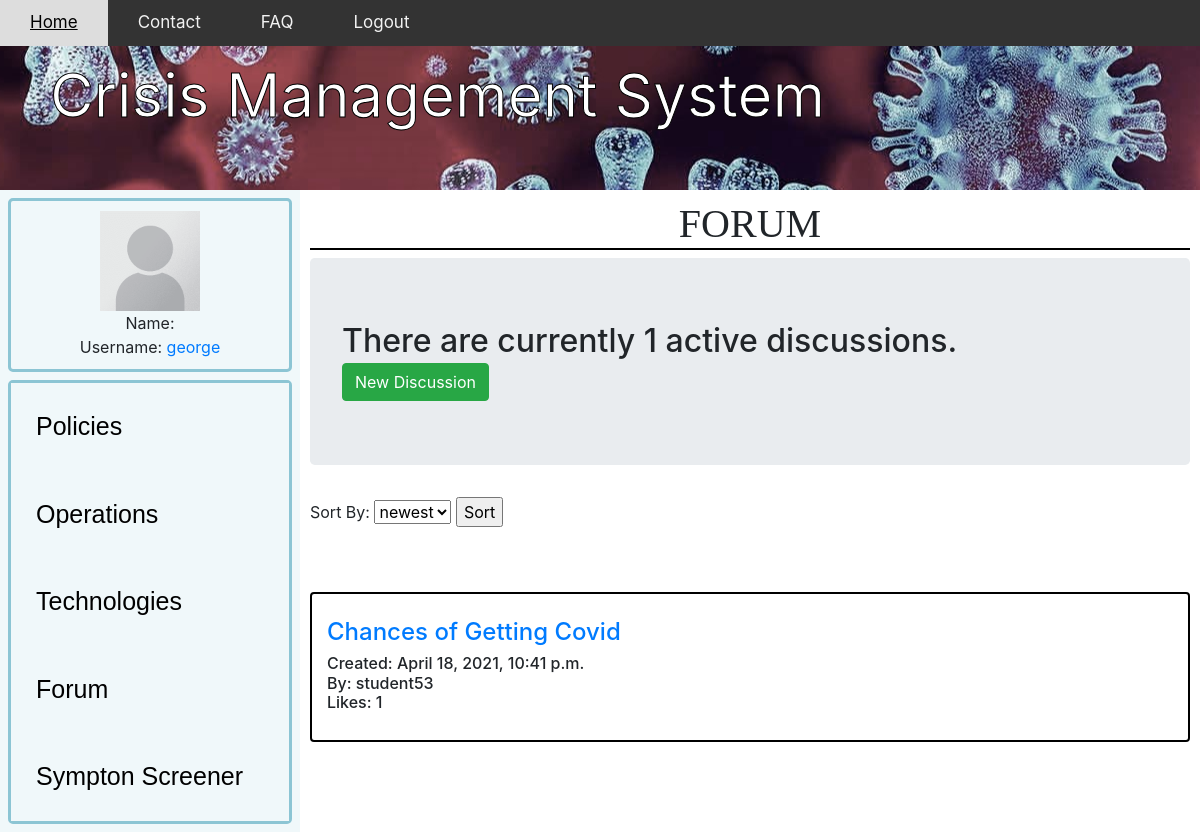
Screenshot of /forumHome/ (signed in) with the database file from the repository.
### app/models.py (models this page shows, shortened)
class forum(models.Model):
    name=models.CharField(max_length=200,default="anonymous" )
    topic= models.CharField(max_length=300, unique=True)
    section = models.CharField(max_length=12)
    description = models.CharField(max_length=1000,blank=True)
    date_created=models.DateTimeField(auto_now_add=True,null=True)
    likeCount = models.IntegerField(default=0)
    dislikeCount = models.IntegerField(default=0)
    forumLikes = models.ManyToManyField(User, related_name='forum')
    UserIsHealthExpert = models.BooleanField(default=False)
    UserIsTechExpert = models.BooleanField(default=False)
    def totalLikes(self):
        return self.forumLikes.count()

### app/views.py (the view)
# urls.py: path('forumHome/',forumHome,name='forumHome'),
@login_required
def forumHome(request):
    forums=forum.objects.filter(section="Health")
    count=forums.count()
    discussions=[]
    discussionIndex = 0
    for i in forums:
        discussions.append(i.discussion_set.all())
        discussionIndex += 1
    context={'forums':forums,
              'count':count,
              'discussions':discussions,
              'discussionIndex': discussionIndex,
              }
    return render(request,'forumHome.html',context)

### app/templates/forumHome.html (shortened to what this page needs)
{% extends "app/base2.html" %}
{% load static %}
{% block content %}
<!DOCTYPE html>
<html lang="en">
<head>
    <body>
		<h1>{{section}} Forum</h1>
	</body>
    <link rel="stylesheet" href="https://stackpath.bootstrapcdn.com/bootstrap/4.5.0/css/bootstrap.min.css"0>
</head>
<body>
        <h2 class="jumbotron">
            There are currently {{count}} active {{section}} discussions.
            <div>
            <button onclick="location.href='{{request.path}}addInForum/'" class="btn btn-success">New Discussion</button>
            </div>
        </h2>
        <form method="POST" action='{{request.path}}'>
            <label for="sortBy">Sort By:</label>
            <select type="text" id="sortBy" name="sortBy">
                <option value="newest">newest</option>
            </select>
            <input type="submit" value="Sort">
        </form>
            <div class="card-columns" style="padding: 10px; margin: 20px;"></div>
            {% for forum in forums %}
                <div class="card box container">
                    <br>
                    <h6 class="card-title">
                        <a href='{% url 'forumDiscussion' forumName=forum.section forumTopic=forum.topic %}'><h4>{{forum.topic}}</h4></a>
                        <p>
                            Created: {{forum.date_created}}
                            <br>
                            By: {{forum.name}}
                            <br>
                            Likes: {{forum.totalLikes}}
                        </p>
                        </h6>
                </div>
            {% endfor %}
</body>
</html>
{%endblock%}

### app/templates/app/base2.html (shortened to what this page needs)
{% load static %}
<!DOCTYPE html>
<html>
	<head>
		<link rel="stylesheet" type="text/css" href="{% static 'css/main.css'%}">
	</head>
    <body>
        <div class="topnav" >
            <a class="active" href="#home" onclick="location.href='/'">Home</a>
            <a href="#contact" onclick="location.href='/contact'">Contact</a>
            <a href="#faq" onclick="location.href='/faq'">FAQ</a>
            {% if request.user.is_authenticated %}
            <a href="{% url 'logout' %}">Logout</a>
            {% else %}
            <a href="#Login" onclick="location.href='/accounts/login'">Login</a>
            {% endif %}
        </div>
        <header>Crisis Management System</header>
        <div class="homecolumn left" >
            <div class="homerow top" >
                <section>
                    {% if user.is_authenticated %}
                        <img src="{% static 'app/images/blank.png' %}" width="100" height="100">
                        <br>Name: {{ user.get_full_name }}
                        <br>Username: <a href="/userDiscussions/">{{ user.username }}</a>
                    {% else %}
                        <button onclick="location.href='/accounts/login'" class="button button1">Login</button>
                    {% endif %}
                </section>
            </div>
            <div class="homerow bottom" >
                <button onclick="location.href='/policies'" class="homebutton">
                    Policies</button>
                <button onclick="location.href='/operation'" class="homebutton">
                    Operations</button>
                <button onclick="location.href='/technologies'" class="homebutton">
                    Technologies</button>
                <button onclick="location.href='/forumMain'" class="homebutton">
                    Forum</button>
                <button onclick="location.href='/screener'" class="homebutton">
                    Sympton Screener</button>
            </div>
        </div>
        <div class="homecolumn right">
            <div class="homerow full">
                {% block content %}{% endblock %}
            </div>
        </div>
    </body>
</html>

### app/static/css/main.css (style rules this page uses)
.topnav { background-color: #333; overflow: hidden; position: fixed; width: 100%; z-index: 1; }
.topnav a { float: left; color: #f2f2f2; text-align: center; padding: 10px 30px; text-decoration: none; font-size: 17px; }
h1 { font-size: 32px; text-align: center; font-family: serif; font-weight: bold; text-transform: uppercase; }
h1:after { content:' '; display:block; border: 1px solid black; }
body { margin: 0; padding: 0; }
.homebutton { border: none; color: black; padding: 25px; text-align: left; font-size: 25px; font-family: 'Trebuchet MS', sans-serif; cursor: pointer; display: block; width: 100%; background-color: #f0f8fa; }
header { -webkit-text-stroke-width: 1px; -webkit-text-stroke-color: black; background-image: url("covid.jpg"); overflow: hidden; margin-left: auto; margin-right: auto; background-position: center; background-repeat: no-repeat; padding: 50px; color: white; font-size: 60px; }
.homerow { float: top; }
.top { height: 25%; border: 3px solid #8cc5d4; border-radius: 5px; text-align: center; margin: 8px; padding: 10px }
.bottom { height: 75%; border: 3px solid #8cc5d4; border-radius: 5px; margin: 8px; }
.full { height: 100%; margin: 10px; }
.homecolumn { float: left; border: 10px; }
.left { width: 25%; background: #f0f8fa; }
.right { width: 75%; }

### app/templates/forumHome.html (style rules this page uses)
.box { border: 2px solid black; margin: 0 auto; }

### rows the page displays
forum: topic "Chances of Getting Covid", date_created "April 18, 2021, 10:41 p.m.", name "student53", totalLikes "1"

### other values shown
{{ user.username }} "george"
{{ count }} "1"
